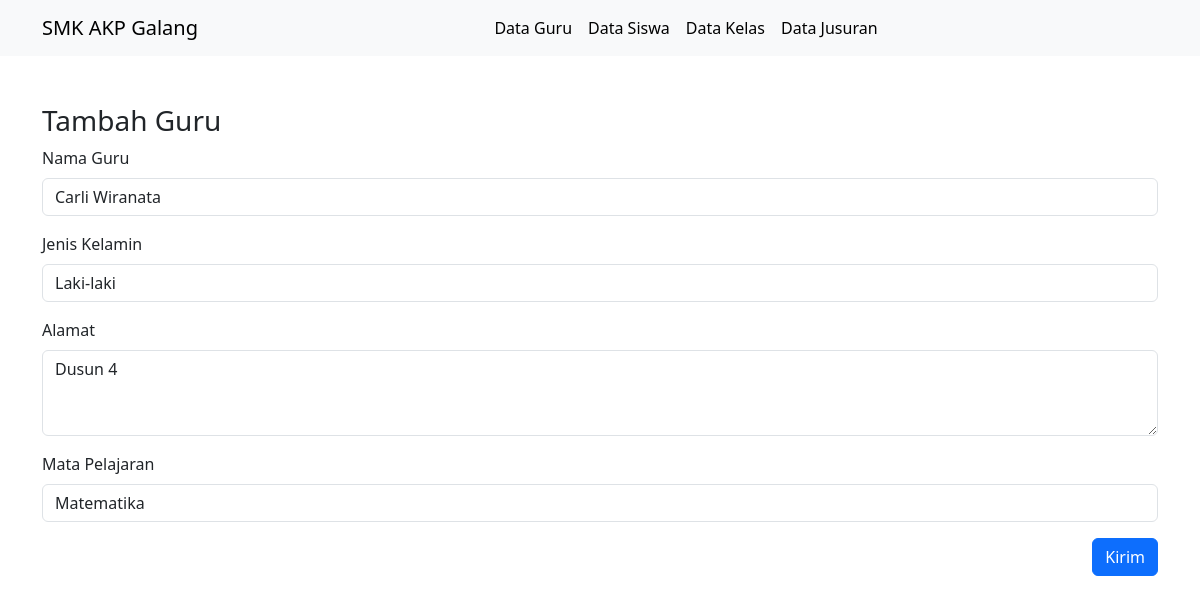
Page /editguru.php?id_guru=9 on the committed database.
### tables this page shows
CREATE TABLE `tb_guru` (
  `id_guru` int(11) NOT NULL,
  `nama_guru` varchar(100) NOT NULL,
  `jenis_kelamin` enum('Laki-laki','Perempuan') NOT NULL,
  `alamat` text NOT NULL,
  `mapel` varchar(50) NOT NULL
);

### editguru.php (the view, shortened to what this page needs)
<?php
include 'config/koneksi.php';
include 'templates/header.php';
include 'templates/navbar.php';
$id_guru = $_GET['id_guru'];
$result = mysqli_query($koneksi, "SELECT * FROM tb_guru WHERE id_guru = '$id_guru'");
$guru = mysqli_fetch_assoc($result);
?>
<div class="container mt-5">
    <h3>Tambah Guru</h3>
    <form action="" method="post">
        <div class="mb-3">
            <label for="exampleFormControlInput1" class="form-label">Nama Guru</label>
            <input required type="text" value="<?= $guru['nama_guru'] ?>" name="nama_guru" class="form-control" id="exampleFormControlInput1">
        </div>
        <div class="mb-3">
            <label for="exampleFormControlInput1" class="form-label">Jenis Kelamin</label>
            <select required name="jenis_kelamin" class="form-control" id="">
                <option value="Laki-laki" <?= $guru['jenis_kelamin'] == 'Laki-laki' ? 'selected' : '' ?>>Laki-laki</option>
            </select>
        </div>
        <div class="mb-3">
            <label for="exampleFormControlTextarea1" class="form-label">Alamat</label>
            <textarea required name="alamat" class="form-control" id="exampleFormControlTextarea1" rows="3"><?= $guru['alamat'] ?></textarea>
        </div>
        <div class="mb-3">
            <label for="exampleFormControlInput1" class="form-label">Mata Pelajaran</label>
            <input value="<?= $guru['mapel'] ?>" required type="text" name="mapel" class="form-control" id="exampleFormControlInput1">
        </div>
        <button type="submit" class="btn btn-primary float-end" name="kirim">Kirim</button>
    </form>
</div>
<?php
include 'templates/footer.php';
?>

### rows in the picture
tb_guru: nama_guru "Carli Wiranata", jenis_kelamin "Laki-laki", alamat "Dusun 4", mapel "Matematika"
